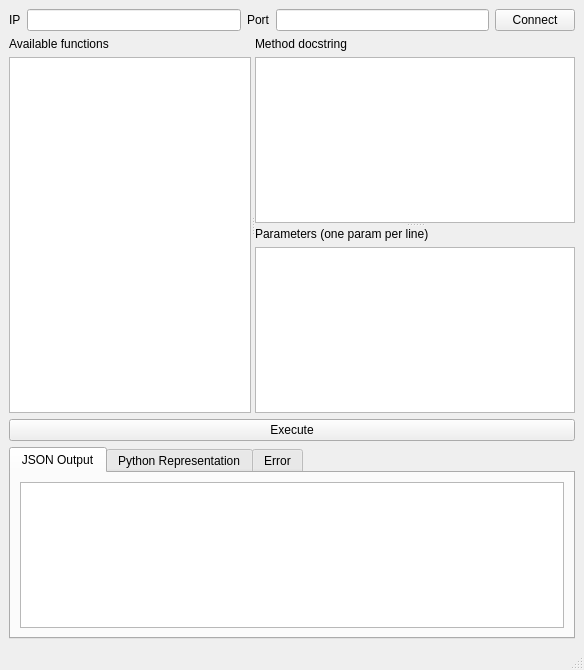
<ui version="4.0" >
 <class>wndXTest</class>
 <widget class="QMainWindow" name="wndXTest" >
  <property name="geometry" >
   <rect>
    <x>0</x>
    <y>0</y>
    <width>584</width>
    <height>670</height>
   </rect>
  </property>
  <property name="windowTitle" >
   <string>MainWindow</string>
  </property>
  <widget class="QWidget" name="centralwidget" >
   <layout class="QVBoxLayout" >
    <property name="margin" >
     <number>9</number>
    </property>
    <property name="spacing" >
     <number>6</number>
    </property>
    <item>
     <layout class="QHBoxLayout" >
      <property name="margin" >
       <number>0</number>
      </property>
      <property name="spacing" >
       <number>6</number>
      </property>
      <item>
       <widget class="QLabel" name="label" >
        <property name="text" >
         <string>IP</string>
        </property>
       </widget>
      </item>
      <item>
       <widget class="QLineEdit" name="txtIP" />
      </item>
      <item>
       <widget class="QLabel" name="label_2" >
        <property name="text" >
         <string>Port</string>
        </property>
       </widget>
      </item>
      <item>
       <widget class="QLineEdit" name="txtPort" />
      </item>
      <item>
       <widget class="QPushButton" name="btnConnect" >
        <property name="text" >
         <string>Connect</string>
        </property>
       </widget>
      </item>
     </layout>
    </item>
    <item>
     <widget class="QSplitter" name="splitter_2" >
      <property name="orientation" >
       <enum>Qt::Horizontal</enum>
      </property>
      <widget class="QWidget" name="" >
       <layout class="QVBoxLayout" >
        <property name="margin" >
         <number>0</number>
        </property>
        <property name="spacing" >
         <number>6</number>
        </property>
        <item>
         <widget class="QLabel" name="label_3" >
          <property name="text" >
           <string>Available functions</string>
          </property>
         </widget>
        </item>
        <item>
         <widget class="QListWidget" name="lstMethods" >
          <property name="baseSize" >
           <size>
            <width>200</width>
            <height>0</height>
           </size>
          </property>
         </widget>
        </item>
       </layout>
      </widget>
      <widget class="QSplitter" name="splitter" >
       <property name="minimumSize" >
        <size>
         <width>320</width>
         <height>16</height>
        </size>
       </property>
       <property name="orientation" >
        <enum>Qt::Vertical</enum>
       </property>
       <widget class="QWidget" name="layoutWidget" >
        <layout class="QVBoxLayout" >
         <property name="margin" >
          <number>0</number>
         </property>
         <property name="spacing" >
          <number>6</number>
         </property>
         <item>
          <widget class="QLabel" name="label_5" >
           <property name="text" >
            <string>Method docstring</string>
           </property>
          </widget>
         </item>
         <item>
          <widget class="QTextEdit" name="txtDocstring" >
           <property name="minimumSize" >
            <size>
             <width>0</width>
             <height>150</height>
            </size>
           </property>
           <property name="readOnly" >
            <bool>true</bool>
           </property>
           <property name="acceptRichText" >
            <bool>true</bool>
           </property>
          </widget>
         </item>
        </layout>
       </widget>
       <widget class="QWidget" name="layoutWidget" >
        <layout class="QVBoxLayout" >
         <property name="margin" >
          <number>0</number>
         </property>
         <property name="spacing" >
          <number>6</number>
         </property>
         <item>
          <widget class="QLabel" name="label_4" >
           <property name="text" >
            <string>Parameters (one param per line)</string>
           </property>
          </widget>
         </item>
         <item>
          <widget class="QTextEdit" name="txtParams" >
           <property name="tabChangesFocus" >
            <bool>true</bool>
           </property>
          </widget>
         </item>
        </layout>
       </widget>
      </widget>
     </widget>
    </item>
    <item>
     <widget class="QPushButton" name="btnExecute" >
      <property name="text" >
       <string>Execute</string>
      </property>
     </widget>
    </item>
    <item>
     <widget class="QTabWidget" name="tabWidget" >
      <property name="currentIndex" >
       <number>0</number>
      </property>
      <widget class="QWidget" name="tab" >
       <attribute name="title" >
        <string>JSON Output</string>
       </attribute>
       <layout class="QVBoxLayout" >
        <property name="margin" >
         <number>9</number>
        </property>
        <property name="spacing" >
         <number>6</number>
        </property>
        <item>
         <widget class="QTextEdit" name="txtOutput" >
          <property name="font" >
           <font>
            <family>Monospace</family>
           </font>
          </property>
          <property name="tabChangesFocus" >
           <bool>true</bool>
          </property>
          <property name="readOnly" >
           <bool>true</bool>
          </property>
         </widget>
        </item>
       </layout>
      </widget>
      <widget class="QWidget" name="tab_2" >
       <attribute name="title" >
        <string>Python Representation</string>
       </attribute>
       <layout class="QVBoxLayout" >
        <property name="margin" >
         <number>9</number>
        </property>
        <property name="spacing" >
         <number>6</number>
        </property>
        <item>
         <widget class="QTextEdit" name="txtPython" >
          <property name="font" >
           <font>
            <family>Monospace</family>
           </font>
          </property>
          <property name="readOnly" >
           <bool>true</bool>
          </property>
         </widget>
        </item>
       </layout>
      </widget>
      <widget class="QWidget" name="tab_3" >
       <attribute name="title" >
        <string>Error</string>
       </attribute>
       <layout class="QVBoxLayout" >
        <property name="margin" >
         <number>9</number>
        </property>
        <property name="spacing" >
         <number>6</number>
        </property>
        <item>
         <widget class="QTextEdit" name="txtError" >
          <property name="font" >
           <font>
            <family>Monospace</family>
           </font>
          </property>
          <property name="readOnly" >
           <bool>true</bool>
          </property>
         </widget>
        </item>
       </layout>
      </widget>
     </widget>
    </item>
   </layout>
  </widget>
  <widget class="QStatusBar" name="statusbar" />
 </widget>
 <resources/>
 <connections/>
</ui>
